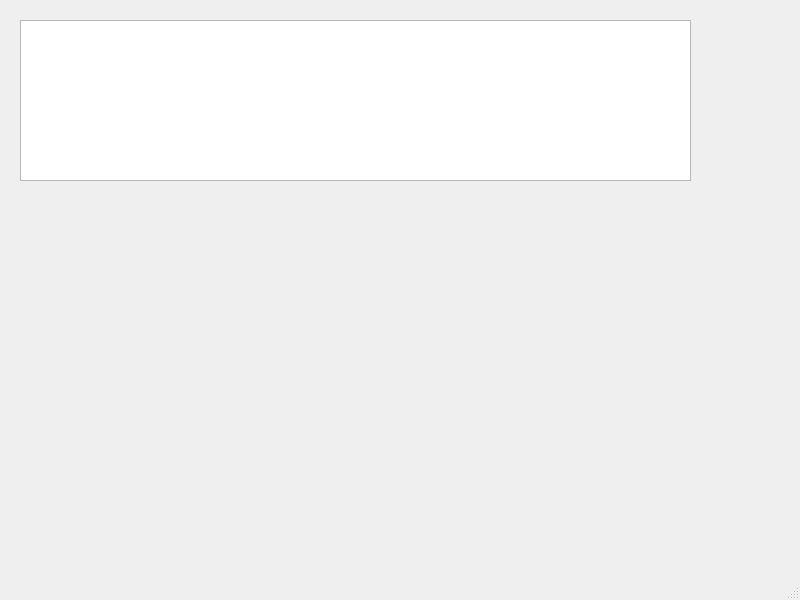
<?xml version="1.0" encoding="UTF-8"?>
<ui version="4.0">
 <class>Podglad</class>
 <widget class="QMainWindow" name="Podglad">
  <property name="geometry">
   <rect>
    <x>0</x>
    <y>0</y>
    <width>800</width>
    <height>600</height>
   </rect>
  </property>
  <property name="windowTitle">
   <string>MainWindow</string>
  </property>
  <widget class="QWidget" name="centralwidget">
   <widget class="QTableView" name="tableView">
    <property name="geometry">
     <rect>
      <x>20</x>
      <y>20</y>
      <width>671</width>
      <height>161</height>
     </rect>
    </property>
   </widget>
  </widget>
  <widget class="QMenuBar" name="menubar">
   <property name="geometry">
    <rect>
     <x>0</x>
     <y>0</y>
     <width>800</width>
     <height>21</height>
    </rect>
   </property>
  </widget>
  <widget class="QStatusBar" name="statusbar"/>
 </widget>
 <resources/>
 <connections/>
</ui>
